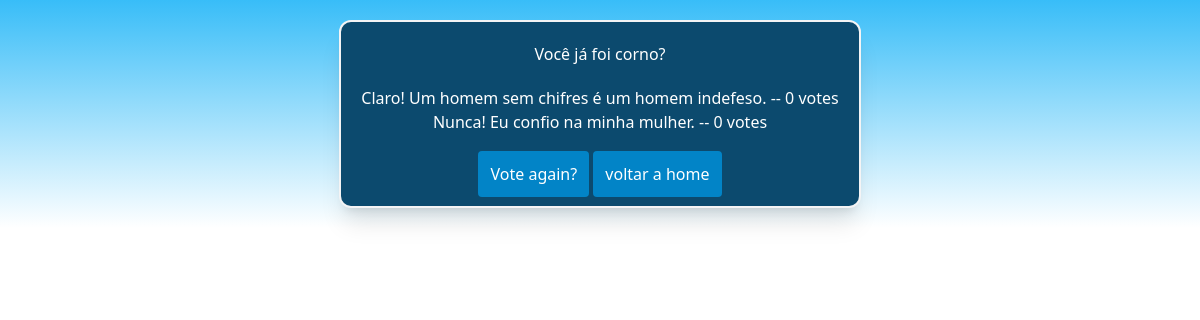
The page /polls/38/results/ on the database its author committed.
### polls/models.py (models this page shows, shortened)
class Question(models.Model):
    question_text = models.CharField(max_length=200)
    pub_date = models.DateTimeField("data de publicação")

class Choice(models.Model):
    question = models.ForeignKey(Question, on_delete=models.CASCADE)
    choice_text = models.CharField(max_length=200)
    votes = models.IntegerField(default=0)

### polls/views.py (the view)
# urls.py: path("<int:pk>/results/", views.ResultsView.as_view(), name="results"),
class ResultsView(generic.DetailView):
  template_name = "polls/results.html"
  model = Question

### polls/templates/polls/results.html (shortened to what this page needs)
<!DOCTYPE html>
{% load static %}
<html lang="en">
<head>
    <script src="https://cdn.tailwindcss.com"></script>
</head>
<body class="flex flex-col items-center bg-gradient-to-b from-sky-400 bg-no-repeat">
  <div class="flex text-center items-center justify-center flex-col rounded-xl bg-sky-900 text-white p-5 m-5 border-2 border-zinc-100 shadow-xl">
    <h1 class="mb-5">{{ question.question_text}}</h1>
        {% for choice in question.choice_set.all %}
        <p>{{ choice.choice_text }} -- {{ choice.votes}} vote{{ choice.votes|pluralize }}</p>
        {% endfor %}
    <div class="mt-7">
      <a class="bg-sky-600 rounded p-3" href="{% url 'polls:detail' question.id%}">Vote again?</a>
      <a class="bg-sky-600 rounded p-3" href="{% url 'polls:index' %}">voltar a home</a>
    </div>
  </div>
</body>
</html>

### rows shown on the page
Question: question_text "Você já foi corno?"
Choice: choice_text "Claro! Um homem sem chifres é um homem indefeso.", votes "0"
Choice: choice_text "Nunca! Eu confio na minha mulher.", votes "0"
